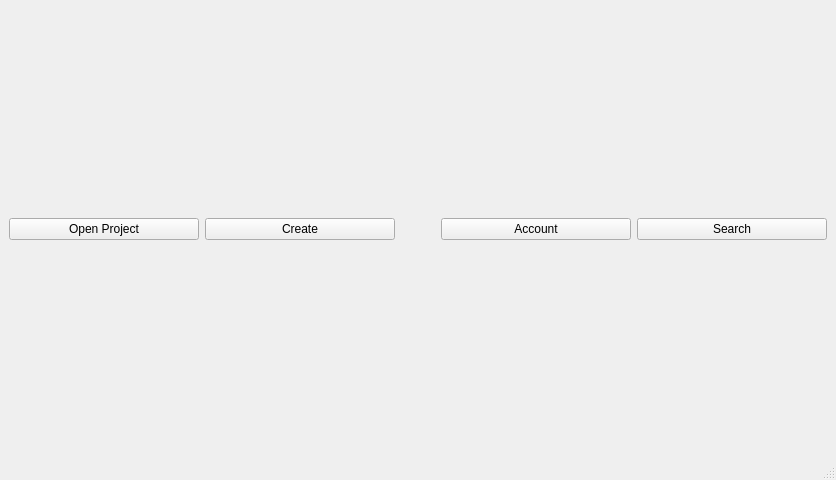
<?xml version="1.0" encoding="UTF-8"?>
<ui version="4.0">
 <class>MainWindow</class>
 <widget class="QMainWindow" name="MainWindow">
  <property name="geometry">
   <rect>
    <x>0</x>
    <y>0</y>
    <width>836</width>
    <height>480</height>
   </rect>
  </property>
  <property name="windowTitle">
   <string>MainWindow</string>
  </property>
  <widget class="QWidget" name="centralwidget">
   <layout class="QVBoxLayout" name="verticalLayout" stretch="0">
    <item>
     <layout class="QHBoxLayout" name="horizontalLayout_2">
      <item>
       <widget class="QPushButton" name="pushButton_2">
        <property name="text">
         <string>Open Project</string>
        </property>
       </widget>
      </item>
      <item>
       <widget class="QPushButton" name="pushButton">
        <property name="text">
         <string>Create</string>
        </property>
       </widget>
      </item>
      <item>
       <spacer name="horizontalSpacer">
        <property name="orientation">
         <enum>Qt::Vertical</enum>
        </property>
        <property name="sizeHint" stdset="0">
         <size>
          <width>40</width>
          <height>20</height>
         </size>
        </property>
       </spacer>
      </item>
      <item>
       <widget class="QPushButton" name="pushButton_3">
        <property name="text">
         <string>Account</string>
        </property>
       </widget>
      </item>
      <item>
       <widget class="QPushButton" name="pushButton_4">
        <property name="text">
         <string>Search</string>
        </property>
       </widget>
      </item>
     </layout>
    </item>
   </layout>
  </widget>
  <widget class="QStatusBar" name="statusbar"/>
  <widget class="QMenuBar" name="menubar">
   <property name="geometry">
    <rect>
     <x>0</x>
     <y>0</y>
     <width>836</width>
     <height>22</height>
    </rect>
   </property>
  </widget>
 </widget>
 <resources/>
 <connections/>
</ui>
